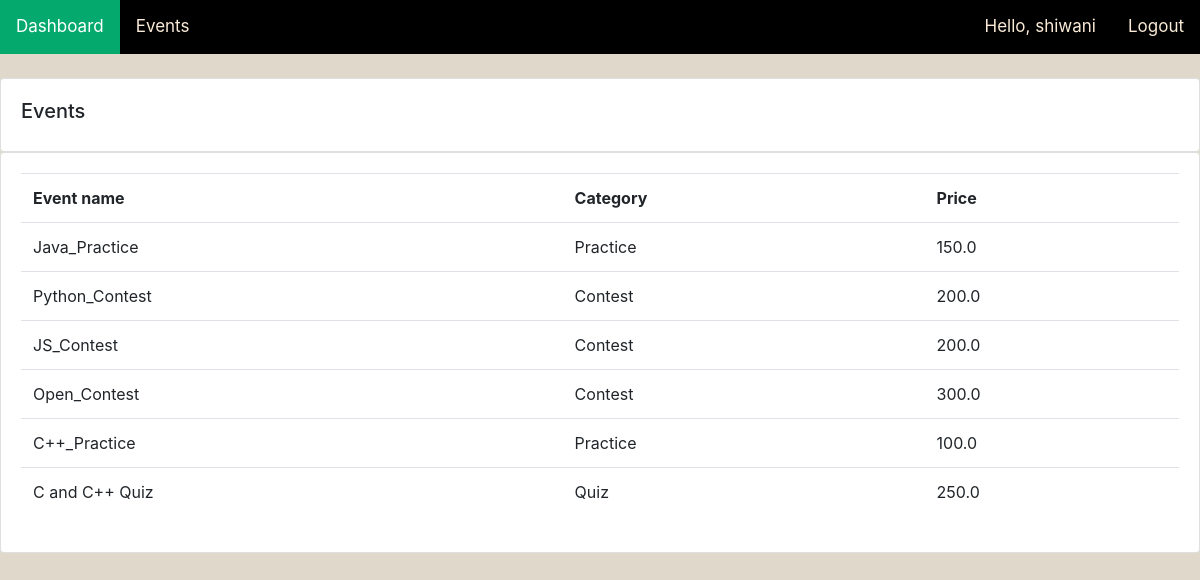
Screenshot of /products/ (signed in) with the database file from the repository.
### event/models.py (models this page shows, shortened)
class Product(models.Model):
    CATEGORY=(
        ('Quiz', 'Quiz'),
        ('Practice', 'Practice'),
        ('Contest', 'Contest'),
    )
    name= models.CharField(max_length=200, null=True)
    price= models.FloatField(null=True)
    category= models.CharField(max_length=200, null=True, choices=CATEGORY)
    description= models.CharField(max_length=200, null=True, blank=True)
    date_created= models.DateTimeField(auto_now_add=True, null=True)
    tags= models.ManyToManyField(Tag)

### event/views.py (the view)
# urls.py: path('products/', views.products, name="products"),
@login_required(login_url='login')
def products(request):
    products= Product.objects.all()
    return render(request, 'event/products.html',{'products': products})

### event/templates/event/products.html
{%  extends 'event/main.html' %}
{% block content %}
    <br>
    <div class="row">
        <div class="col-md">
           <div class="card card-body">
                <h5>Events</h5>
            </div>
            <div class="card card-body">
                <table class="table">
                    <tr>
                        <th>Event name</th>
                        <th>Category</th>
                        <th>Price</th>
                    </tr>
                    {% for i in products %}
                    <tr>
                        <td>{{i.name}}</td>
                        <td>{{i.category}}</td>
                        <td>{{i.price}}</td>
                    </tr>
                    {% endfor %}
                </table>
            </div>
        </div>
    </div>
{% endblock %}

### event/templates/event/navbar.html (shortened to what this page needs)
{% load static %}
<nav class="whole">
    <div class="h_and_p">
      <a class="home" href="{% url 'home' %}">Dashboard</a>
      <a class="products" href="{% url 'products' %}">Events</a>
      <a class="hello-msg" href="{% url 'logout' %}">Logout</a>
      <a class="hello-msg">Hello, {{request.user}}</a>
    </div>
  </nav>

### static/css/main.css (style rules this page uses)
body { background-color: rgb(225, 216, 204); }

### event/templates/event/navbar.html (style rules this page uses)
.whole { background-color: black; overflow: hidden; }
.whole a { float: left; color:antiquewhite; text-align:center; padding: 14px 16px; text-decoration: none; font-size: 17px; }
.whole a.home { background-color: #04AA6D; color: white; }
.whole a.hello-msg { float:right; color:antiquewhite; text-align:center; padding: 14px 16px; text-decoration: none; font-size: 17px; }

### rows the page displays
Product: name "Java_Practice", category "Practice", price "150.0"
Product: name "Python_Contest", category "Contest", price "200.0"
Product: name "JS_Contest", category "Contest", price "200.0"
Product: name "Open_Contest", category "Contest", price "300.0"
Product: name "C++_Practice", category "Practice", price "100.0"
Product: name "C and C++ Quiz", category "Quiz", price "250.0"

### other values shown
{{ request.user }} "shiwani"
